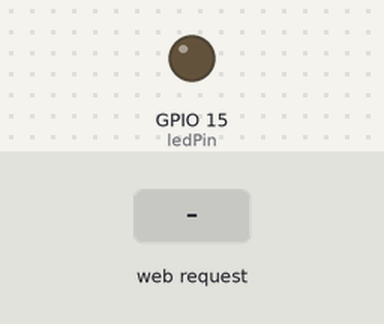
This sketch was run on a simulated ESP32. Shown: output pins drawn as LEDs (lit = HIGH). Inputs (shaded band) come from the test bench. WiFi joins after 1.5 s; servers stay silent unless stated; what the sketch prints to the serial monitor is not drawn.

Above: at 4.2 s.
4.3 s: HTTP request GET /LED_ON received
At 4.8 s:
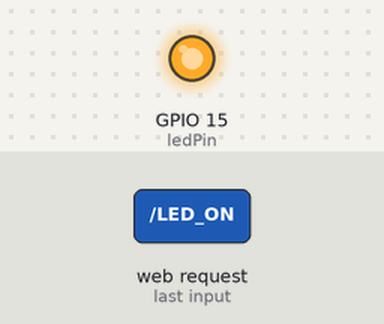
5.8 s: HTTP request GET /LED_OFF received
At 7.2 s:
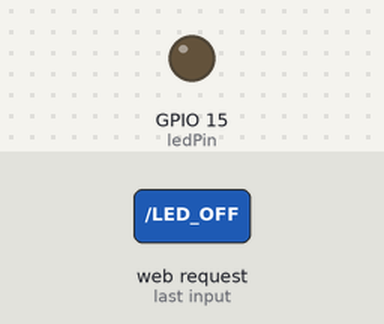
Timing chart, 0 to 8.8 s (numbered marks = the images above; inputs shaded):
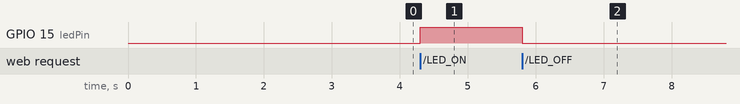

Measured:
- after the input at 4.3 s, GPIO 15 (ledPin): LOW → HIGH at once
- after the input at 5.8 s, GPIO 15 (ledPin): HIGH → LOW at once

The sketch:

project02_LED_WIFI_Controller.ino
```cpp
#include <WiFi.h>

// WiFi credentials
const char* ssid = "<Your Wifi Name>";      // Replace with your WiFi SSID
const char* password = "<Your Wifi Password>"; // Replace with your WiFi Password

// GPIO pin for the LED
const int ledPin = 15; // Adjust based on your circuit

WiFiServer server(80); // Create a web server on port 80

void setup() {
  pinMode(ledPin, OUTPUT);
  digitalWrite(ledPin, LOW); // Initially off

  Serial.begin(115200);
  delay(1000);

  // Connect to WiFi
  Serial.print("Connecting to WiFi");
  WiFi.begin(ssid, password);
  while (WiFi.status() != WL_CONNECTED) {
    delay(1000);
    Serial.print(".");
  }
  Serial.println("\nConnected to WiFi");
  Serial.print("IP Address: ");
  Serial.println(WiFi.localIP());

  // Start the web server
  server.begin();
}

void checkWiFiConnection() {
  if (WiFi.status() != WL_CONNECTED) {
    Serial.println("Reconnecting to WiFi...");
    WiFi.disconnect();
    WiFi.begin(ssid, password);
    while (WiFi.status() != WL_CONNECTED) {
      delay(500);
      Serial.print(".");
    }
    Serial.println("\nReconnected to WiFi");
  }
}

void loop() {
  checkWiFiConnection(); //check and reconnect WiFi if it gets disconnected
  WiFiClient client = server.available(); // Check for incoming client

  if (client) {
    String request = client.readStringUntil('\r');
    client.flush();

    // Handle LED control
    if (request.indexOf("/LED_ON") != -1) {
      digitalWrite(ledPin, HIGH);
      Serial.println("LED ON");
    } else if (request.indexOf("/LED_OFF") != -1) {
      digitalWrite(ledPin, LOW);
      Serial.println("LED OFF");
    }

    // Send response headers with CORS support
    client.println("HTTP/1.1 200 OK");
    client.println("Content-Type: text/plain");
    client.println("Access-Control-Allow-Origin: *"); // CORS header
    client.println("Connection: close");
    client.println();
    client.println("OK");
    client.stop();
  }
}
```
